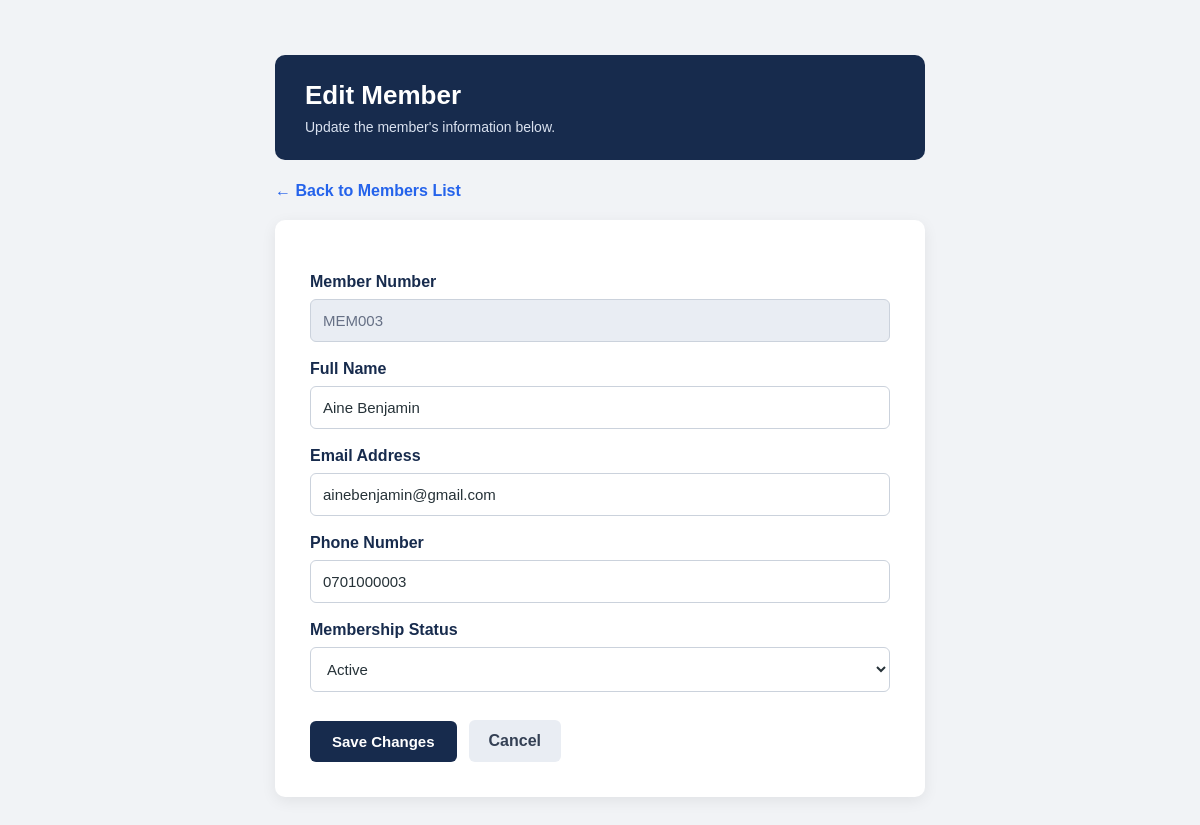
Screenshot of /members/edit.php?id=3 (signed in) with the database file from the repository.
### tables this page shows
CREATE TABLE `members` (
  `member_id` int(11) NOT NULL,
  `member_number` varchar(30) NOT NULL,
  `full_name` varchar(150) NOT NULL,
  `email` varchar(150) NOT NULL,
  `phone` varchar(20) NOT NULL,
  `status` enum('active','suspended') NOT NULL DEFAULT 'active',
  `date_joined` date NOT NULL DEFAULT curdate()
);

### includes/functions.php (called while the page is built, shortened)
<?php
function e($value)
{
    return htmlspecialchars((string) $value, ENT_QUOTES, 'UTF-8');
}

### members/edit.php (the view, shortened to what this page needs)
<?php
require_once __DIR__ . '/../config/database.php';
require_once __DIR__ . '/../includes/functions.php';
$memberId = filter_input(INPUT_GET, 'id', FILTER_VALIDATE_INT);
$stmt = $pdo->prepare("
    SELECT * FROM members
    WHERE member_id = ?
");
$stmt->execute([$memberId]);
$member = $stmt->fetch();
?>
<!DOCTYPE html>
<html lang="en">
<head>
</head>
<body>
<div class="container">
    <div class="page-header">
        <h1>Edit Member</h1>
        <p>Update the member's information below.</p>
    </div>
    <a class="back-link" href="index.php">
        &larr; Back to Members List
    </a>
    <div class="form-card">
        <form method="POST">
            <label>Member Number</label>
            <input
                type="text"
                value="<?= e($member['member_number']) ?>"
                disabled
            >
            <label>Full Name</label>
            <input
                type="text"
                name="full_name"
                value="<?= e($member['full_name']) ?>"
                required
            >
            <label>Email Address</label>
            <input
                type="email"
                name="email"
                value="<?= e($member['email']) ?>"
                required
            >
            <label>Phone Number</label>
            <input
                type="text"
                name="phone"
                value="<?= e($member['phone']) ?>"
                required
            >
            <label>Membership Status</label>
            <select name="status" required>
                <option value="active"
                    <?= $member['status'] === 'active' ? 'selected' : '' ?>>
                    Active
                </option>
            </select>
            <div class="form-actions">
                <button type="submit">Save Changes</button>
                <a class="cancel-link" href="index.php">Cancel</a>
            </div>
        </form>
    </div>
</div>
</body>
</html>

### members/edit.php (style rules this page uses)
* { box-sizing: border-box; }
body { margin: 0; padding: 30px 15px; font-family: Arial, sans-serif; background: #F1F3F6; color: #263238; }
.container { max-width: 650px; margin: 25px auto; }
.form-card { background: #FFFFFF; padding: 35px; border-radius: 10px; box-shadow: 0 4px 15px rgba(0, 0, 0, 0.07); }
.page-header { background: #172B4D; color: #FFFFFF; padding: 25px 30px; border-radius: 10px; margin-bottom: 22px; }
.page-header h1 { margin: 0 0 8px; font-size: 26px; }
.page-header p { margin: 0; color: #D9E1EF; font-size: 14px; }
.back-link { display: inline-block; margin-bottom: 20px; color: #2563EB; text-decoration: none; font-weight: bold; }
label { display: block; margin: 18px 0 8px; font-weight: bold; color: #172B4D; }
input, select { width: 100%; padding: 12px; border: 1px solid #CBD2DC; border-radius: 6px; font-size: 15px; background: #FFFFFF; color: #263238; }
input:disabled { background: #E9EDF3; color: #667085; cursor: not-allowed; }
.form-actions { display: flex; align-items: center; gap: 12px; margin-top: 28px; flex-wrap: wrap; }
button { background: #172B4D; color: #FFFFFF; border: none; padding: 12px 22px; border-radius: 6px; font-size: 15px; font-weight: bold; cursor: pointer; }
.cancel-link { display: inline-block; padding: 12px 20px; background: #E9EDF3; color: #344054; border-radius: 6px; text-decoration: none; font-weight: bold; }

### rows the page displays
members: member_number "MEM003", full_name "Aine Benjamin", email "ainebenjamin@gmail.com", phone "0701000003", status "Active"
